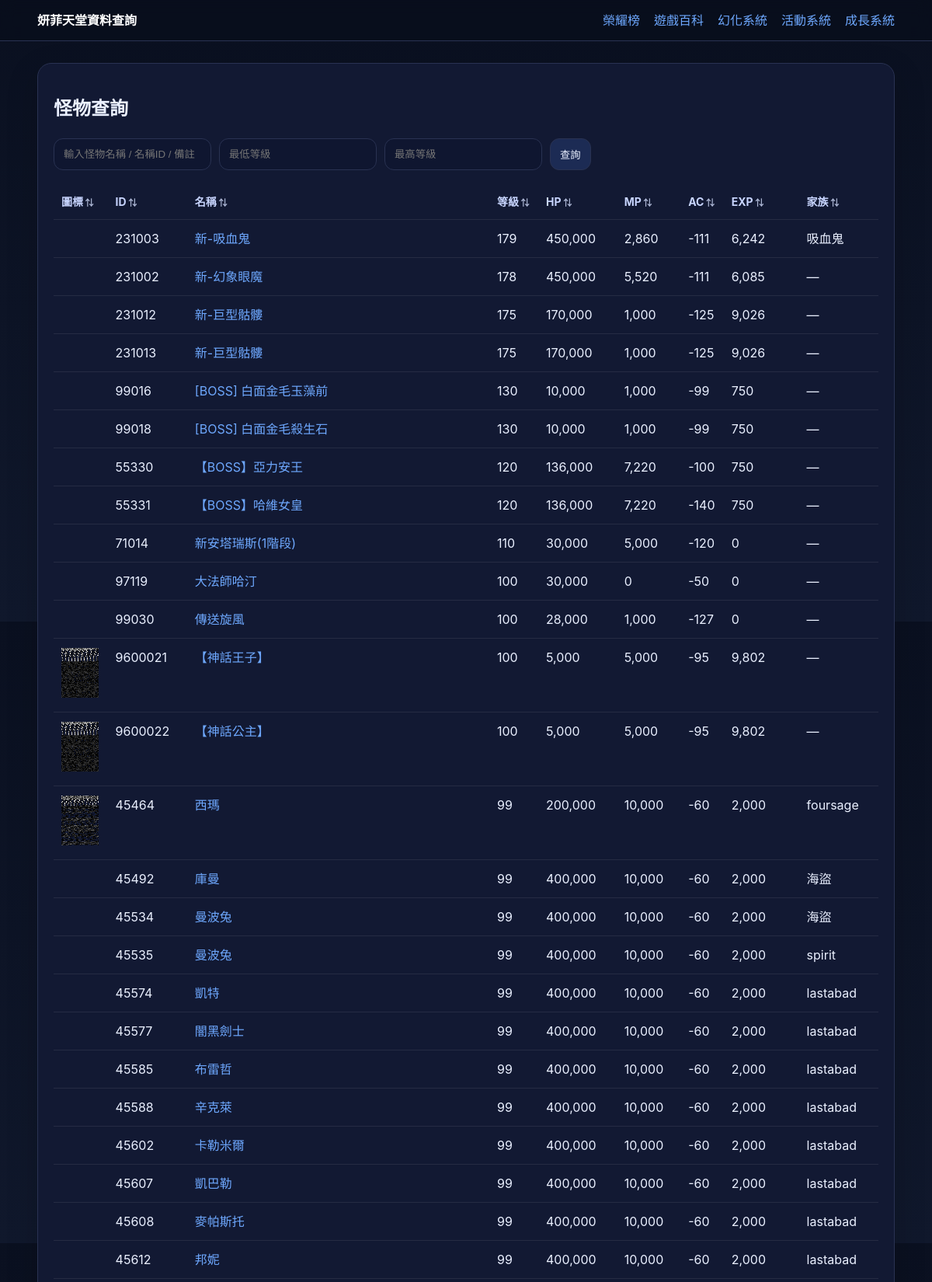
/monsters (upper part), run on the app's committed database.
### tables this page shows
CREATE TABLE monsters (
    id                INTEGER PRIMARY KEY,
    name              TEXT NOT NULL,
    nameid            TEXT,
    classname         TEXT,
    note              TEXT,
    gfxid             INTEGER DEFAULT 0,
    level             INTEGER DEFAULT 0,
    hp                INTEGER DEFAULT 0,
    mp                INTEGER DEFAULT 0,
    ac                INTEGER DEFAULT 0,
    str               INTEGER DEFAULT 0,
    con               INTEGER DEFAULT 0,
    dex               INTEGER DEFAULT 0,
    wis               INTEGER DEFAULT 0,
    int_stat          INTEGER DEFAULT 0,
    mr                INTEGER DEFAULT 0,
    exp               INTEGER DEFAULT 0,
    lawful            INTEGER DEFAULT 0,
    size              TEXT,
    weak_attr         INTEGER DEFAULT 0,
    ranged            INTEGER DEFAULT 0,
    tamable           INTEGER DEFAULT 0,
    agro              INTEGER DEFAULT 0,
    family            TEXT,
    agrofamily        INTEGER DEFAULT 0,
    teleport          INTEGER DEFAULT 0,
    damage_reduction  INTEGER DEFAULT 0,
    karma             INTEGER DEFAULT 0,
    transform_id      INTEGER DEFAULT 0,
    transform_gfxid   INTEGER DEFAULT 0,
    quest_score       INTEGER DEFAULT 0,
    created_at        DATETIME DEFAULT CURRENT_TIMESTAMP
);

### app.py (the view)
    @app.route("/monsters")
    def monsters():
        q = request.args.get("q", "").strip()
        min_level = request.args.get("min_level", "").strip()
        max_level = request.args.get("max_level", "").strip()
        sql = """
            SELECT id, name, nameid, level, hp, mp, ac, exp, family, note, gfxid
            FROM monsters
            WHERE level < 500 AND hp < 5000000
        """
        params: list[Any] = []
        if q:
            sql += " AND (name LIKE ? OR nameid LIKE ? OR classname LIKE ? OR note LIKE ?)"
            like = f"%{q}%"
            params.extend([like, like, like, like])
        if min_level.isdigit():
            sql += " AND level >= ?"
            params.append(int(min_level))
        if max_level.isdigit():
            sql += " AND level <= ?"
            params.append(int(max_level))
        sql += " ORDER BY level DESC, id ASC LIMIT 200"
        rows = get_db().execute(sql, params).fetchall()
        return render_template(
            "monsters.html",
            rows=rows,
            q=q,
            min_level=min_level,
            max_level=max_level,
        )

### app.py (called while the page is built)
def get_db() -> sqlite3.Connection:
    if "db" not in g:
        db_path = Path(current_app().config["DATABASE"])
        db_path.parent.mkdir(parents=True, exist_ok=True)
        conn = sqlite3.connect(db_path)
        conn.row_factory = sqlite3.Row
        g.db = conn
    return g.db

def current_app() -> Flask:
    from flask import current_app as flask_current_app
    return flask_current_app

### templates/monsters.html (shortened to what this page needs)
{% extends 'base.html' %}
{% block content %}
<section class="card">
  <h1>怪物查詢</h1>
  <form class="filters" method="get" id="monster-form">
    <input type="text" name="q" id="monster-search"
           placeholder="輸入怪物名稱 / 名稱ID / 備註"
           value="{{ q }}"
           data-live-search="#monster-table">
    <input type="number" name="min_level" placeholder="最低等級" value="{{ min_level }}">
    <input type="number" name="max_level" placeholder="最高等級" value="{{ max_level }}">
    <button type="submit">查詢</button>
  </form>
  <div class="table-wrap">
    <table id="monster-table" data-sortable>
      <thead><tr><th>圖標</th><th>ID</th><th>名稱</th><th>等級</th><th>HP</th><th>MP</th><th>AC</th><th>EXP</th><th>家族</th></tr></thead>
      <tbody>
      {% for row in rows %}
        <tr>
          <td><img src="/static/npc_icons/{{ row.gfxid }}.png" width="48" height="64" onerror="this.style.display='none'"></td>
          <td>{{ row.id }}</td>
          <td><a class="monster-toggle" href="#" data-id="{{ row.id }}">{{ row.name | clean_name }}</a></td>
          <td>{{ row.level }}</td>
          <td>{{ row.hp | commas }}</td>
          <td>{{ row.mp | commas }}</td>
          <td>{{ row.ac }}</td>
          <td>{{ row.exp | commas }}</td>
          <td>{{ row.family | family_cn }}</td>
        </tr>
      {% else %}
        <tr><td colspan="9">查無資料</td></tr>
      {% endfor %}
      </tbody>
    </table>
  </div>
</section>
{% endblock %}

### static/style.css (style rules this page uses)
:root { --bg:#0b1020;--card:#121933;--line:#293252;--text:#eaf0ff;--muted:#aeb8d6;--accent:#6ea8fe }
* { box-sizing:border-box }
body { margin:0;background:linear-gradient(180deg,#0a1020,#10182c);color:var(--text);font:16px/1.5 -apple-system,BlinkMacSystemFont,Segoe UI,Roboto,PingFang TC,Noto Sans TC,sans-serif }
a { color:var(--accent);text-decoration:none }
.card { background:var(--card);border:1px solid var(--line);border-radius:18px;padding:20px;margin-bottom:18px;box-shadow:0 14px 40px rgba(0,0,0,.18) }
.filters { display:flex;flex-wrap:wrap;gap:10px;margin:14px 0 18px }
.filters input,.filters select,.filters button { background:#0f1630;border:1px solid var(--line);color:var(--text);padding:10px 12px;border-radius:12px }
.filters input,.filters select { min-width:180px }
.filters button { cursor:pointer;background:#1c2b54 }
.table-wrap { overflow:auto }
table { width:100%;border-collapse:collapse;min-width:720px }
th,td { padding:12px 10px;border-bottom:1px solid rgba(255,255,255,.08);text-align:left;vertical-align:top }
th { color:#c8d5ff;font-size:14px }
th[data-sort] { cursor:pointer;user-select:none;white-space:nowrap }
th[data-sort]::after { content:' ⇅';color:var(--muted);font-size:11px }

### data on the page
monsters: id "231003", name|clean_name "新-吸血鬼", level "179", hp|commas "450,000", mp|commas "2,860", ac "-111", exp|commas "6,242", family|family_cn "吸血鬼"
monsters: id "231002", name|clean_name "新-幻象眼魔", level "178", hp|commas "450,000", mp|commas "5,520", ac "-111", exp|commas "6,085", family|family_cn "—"
monsters: id "231012", name|clean_name "新-巨型骷髏", level "175", hp|commas "170,000", mp|commas "1,000", ac "-125", exp|commas "9,026", family|family_cn "—"
monsters: id "231013", name|clean_name "新-巨型骷髏", level "175", hp|commas "170,000", mp|commas "1,000", ac "-125", exp|commas "9,026", family|family_cn "—"
monsters: id "99016", name|clean_name "[BOSS] 白面金毛玉藻前", level "130", hp|commas "10,000", mp|commas "1,000", ac "-99", exp|commas "750", family|family_cn "—"
monsters: id "99018", name|clean_name "[BOSS] 白面金毛殺生石", level "130", hp|commas "10,000", mp|commas "1,000", ac "-99", exp|commas "750", family|family_cn "—"
monsters: id "55330", name|clean_name "【BOSS】亞力安王", level "120", hp|commas "136,000", mp|commas "7,220", ac "-100", exp|commas "750", family|family_cn "—"
monsters: id "55331", name|clean_name "【BOSS】哈維女皇", level "120", hp|commas "136,000", mp|commas "7,220", ac "-140", exp|commas "750", family|family_cn "—"
monsters: id "71014", name|clean_name "新安塔瑞斯(1階段)", level "110", hp|commas "30,000", mp|commas "5,000", ac "-120", exp|commas "0", family|family_cn "—"
monsters: id "97119", name|clean_name "大法師哈汀", level "100", hp|commas "30,000", mp|commas "0", ac "-50", exp|commas "0", family|family_cn "—"
monsters: id "99030", name|clean_name "傳送旋風", level "100", hp|commas "28,000", mp|commas "1,000", ac "-127", exp|commas "0", family|family_cn "—"
monsters: id "9600021", name|clean_name "【神話王子】", level "100", hp|commas "5,000", mp|commas "5,000", ac "-95", exp|commas "9,802", family|family_cn "—"
monsters: id "9600022", name|clean_name "【神話公主】", level "100", hp|commas "5,000", mp|commas "5,000", ac "-95", exp|commas "9,802", family|family_cn "—"
monsters: shows a picture, id "45464", name|clean_name "西瑪", level "99", hp|commas "200,000", mp|commas "10,000", ac "-60", exp|commas "2,000", family|family_cn "foursage"
monsters: id "45492", name|clean_name "庫曼", level "99", hp|commas "400,000", mp|commas "10,000", ac "-60", exp|commas "2,000", family|family_cn "海盜"
monsters: id "45534", name|clean_name "曼波兔", level "99", hp|commas "400,000", mp|commas "10,000", ac "-60", exp|commas "2,000", family|family_cn "海盜"
monsters: id "45535", name|clean_name "曼波兔", level "99", hp|commas "400,000", mp|commas "10,000", ac "-60", exp|commas "2,000", family|family_cn "spirit"
monsters: id "45574", name|clean_name "凱特", level "99", hp|commas "400,000", mp|commas "10,000", ac "-60", exp|commas "2,000", family|family_cn "lastabad"
monsters: id "45577", name|clean_name "闇黑劍士", level "99", hp|commas "400,000", mp|commas "10,000", ac "-60", exp|commas "2,000", family|family_cn "lastabad"
monsters: id "45585", name|clean_name "布雷哲", level "99", hp|commas "400,000", mp|commas "10,000", ac "-60", exp|commas "2,000", family|family_cn "lastabad"
monsters: id "45588", name|clean_name "辛克萊", level "99", hp|commas "400,000", mp|commas "10,000", ac "-60", exp|commas "2,000", family|family_cn "lastabad"
monsters: id "45602", name|clean_name "卡勒米爾", level "99", hp|commas "400,000", mp|commas "10,000", ac "-60", exp|commas "2,000", family|family_cn "lastabad"
monsters: id "45607", name|clean_name "凱巴勒", level "99", hp|commas "400,000", mp|commas "10,000", ac "-60", exp|commas "2,000", family|family_cn "lastabad"
monsters: id "45608", name|clean_name "麥帕斯托", level "99", hp|commas "400,000", mp|commas "10,000", ac "-60", exp|commas "2,000", family|family_cn "lastabad"
monsters: id "45612", name|clean_name "邦妮", level "99", hp|commas "400,000", mp|commas "10,000", ac "-60", exp|commas "2,000", family|family_cn "lastabad"
